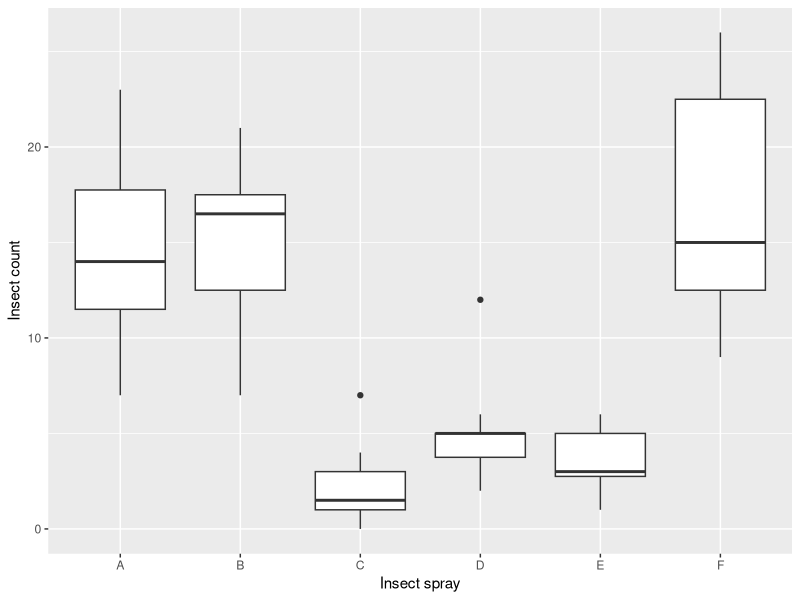
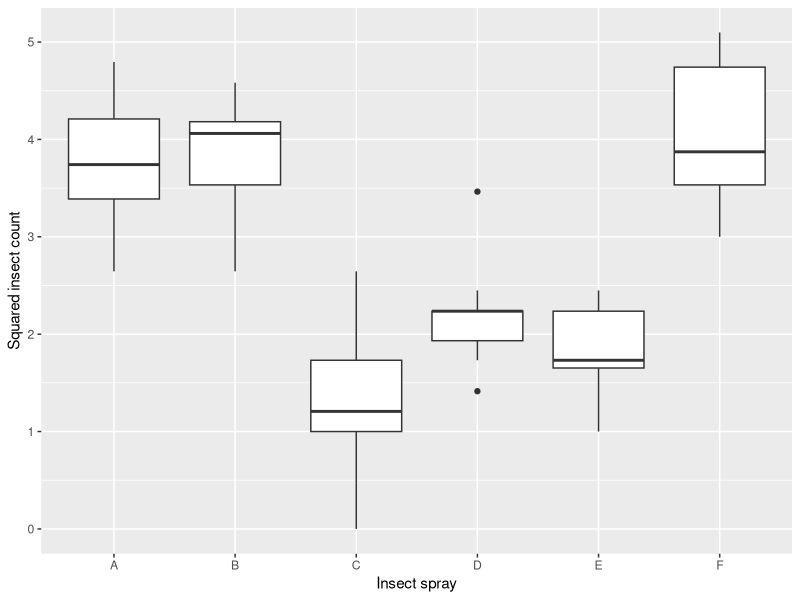
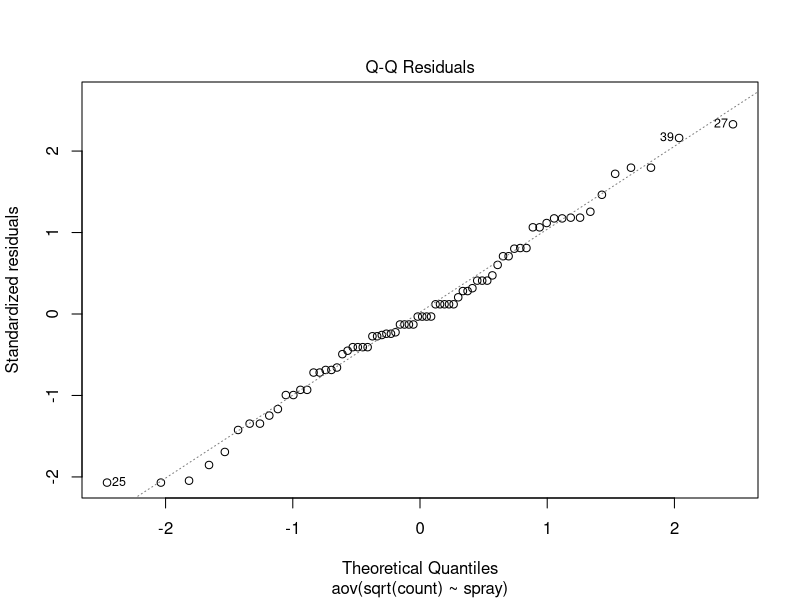

Reproduce these figures in R, in order.
## ---- chunk 1
df <- cbind(InsectSprays, ID = 1:12)
library(reshape2)
df <- dcast(df, ID ~ spray, value.var = "count")
df <- df[,-1] # remove ID column
print(df)
## ---- chunk 2
data(InsectSprays)
library(ggplot2)
ggplot(InsectSprays, aes(x = spray, y = count)) + geom_boxplot() +
        xlab("Insect spray") + ylab("Insect count")
## ---- chunk 3
ggplot(InsectSprays, aes(x = spray, y = sqrt(count))) + geom_boxplot() +
        xlab("Insect spray") + ylab("Squared insect count")
## ---- chunk 4
# use sqrt to stabilize variance
spray.model <- aov(sqrt(count) ~ spray, data = InsectSprays)
## ---- chunk 5
# check whether residuals are normally distributed:
plot(spray.model, which = 2)
## ---- chunk 6
summary(spray.model)
## ---- chunk 7
k.result <- kruskal.test(InsectSprays$count, InsectSprays$spray)
print(k.result)
